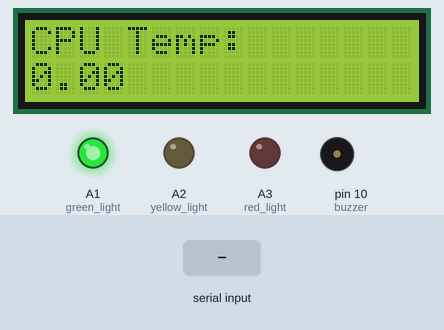
Simulated run of this sketch. Board: Arduino Uno, built with avr-gcc and run on an emulated ATmega328P. Shown: 16×2 character LCD, output pins drawn as LEDs (lit = HIGH), buzzer (waves = sounding). The test bench sets the inputs (shaded band). What the sketch prints to the serial monitor is not drawn.

Above: at 1.4 s.
1.5 s: "90,45\n" received over Serial
At 2.6 s:
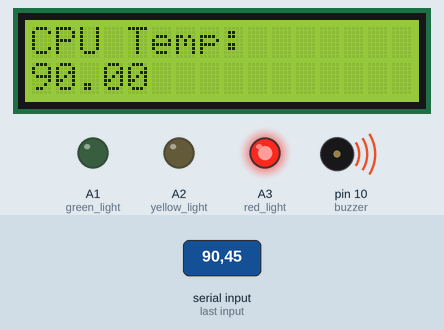
3.0 s: byte 10 ('\n') received over Serial
At 3.7 s:
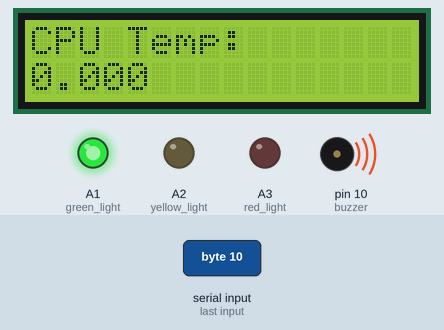
4.5 s: "30,150\n" received over Serial
At 4.8 s:
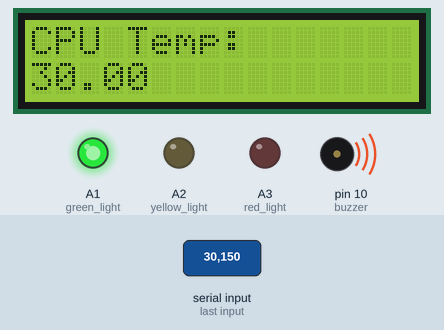
6.0 s: "90\n" received over Serial
At 7.2 s:
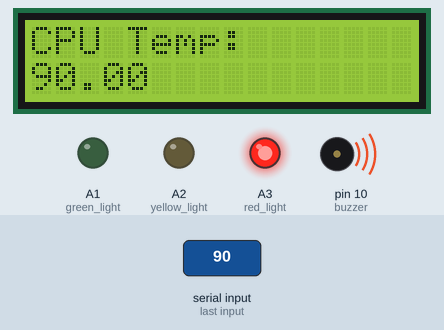
Timing chart, 0 to 8.5 s (numbered marks = the images above; inputs shaded):
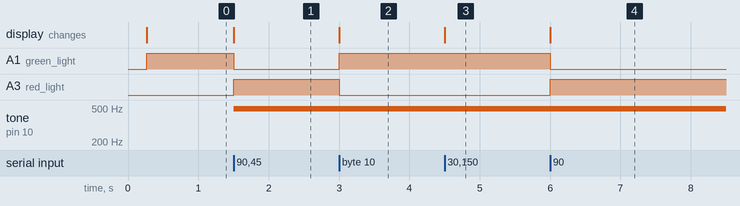

The sketch:

GetTemps2.ino
```cpp
#include <LiquidCrystal.h>

char x;
String data;
float temp;
int yellow_light = A2;
int red_light = A3;
int green_light = A1;
int buzzer = 10;
LiquidCrystal lcd(11,12,4,5,6,7);

void setup() {
  // put your setup code here, to run once:
  Serial.begin(57600);
  delay(200);
  pinMode(yellow_light, OUTPUT);
  pinMode(red_light, OUTPUT);
  pinMode(green_light, OUTPUT);
  pinMode(buzzer, OUTPUT);
  lcd.begin(16,2);
  lcd.print("CPU Temp:");
}

void loop() {
  Get_Data();

  lcd.setCursor(0,1);
  lcd.print(temp);

//setCursor(1, 1);

  if (temp < 50.0 ) {
    digitalWrite(green_light, HIGH);
    digitalWrite(red_light, LOW);
    digitalWrite(yellow_light, LOW);
    analogWrite(buzzer, 0);
  }
  else if ((temp >= 50.0) && (temp <= 79)) {
    digitalWrite(red_light, LOW);
    digitalWrite(green_light, LOW);
    digitalWrite(yellow_light, HIGH);
    analogWrite(buzzer, 0);
  }
  else if ((temp > 79.0) && (temp < 90)) {
    digitalWrite(red_light, HIGH);
    digitalWrite(green_light, LOW);
    digitalWrite(yellow_light, LOW);
    analogWrite(buzzer, 0);
  }
  if (temp >= 90) {
    digitalWrite(red_light, HIGH);
    digitalWrite(green_light, LOW);
    digitalWrite(yellow_light, LOW);
    analogWrite(buzzer, 20);
  }


}


void Get_Data()
{

  while (Serial.available() > 0) {

    x = Serial.read();
    if (x == '\n') {
      break;
    }
    else {
      data += x;
    }
  }

  if (x == '\n') {

    temp = data.toFloat();
    x = 0;
    data = "";
    Serial.println((String)"Temp = " + temp);

  }

}
```

Measured:
- after the input at 1.5 s, A1 (green_light): HIGH → LOW at once; A3 (red_light): LOW → HIGH at once; tone on pin 10 (buzzer): silent → 490 Hz at once; the display: changes at once (image 1)
- after the input at 3.0 s, A1 (green_light): LOW → HIGH at once; A3 (red_light): HIGH → LOW at once; the display: changes at once (image 2)
- after the input at 4.5 s, the display: changes at once (image 3)
- after the input at 6.0 s, A1 (green_light): HIGH → LOW at once; A3 (red_light): LOW → HIGH at once; the display: changes at once (image 4)
